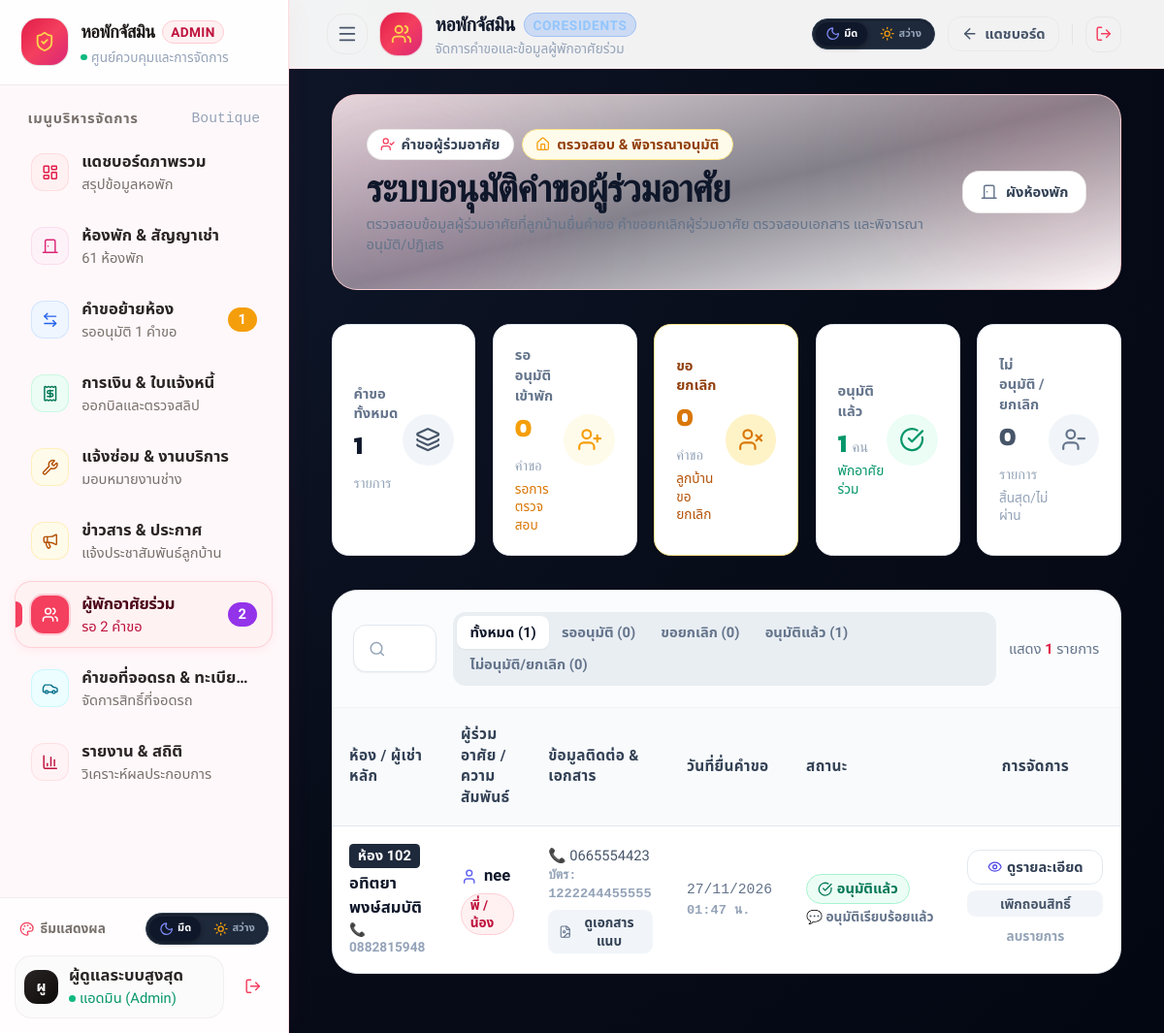
Screenshot of /admin_coresidents.php (signed in) with the database file from the repository.
### tables this page shows
CREATE TABLE `coresidents` (
  `id` int(11) NOT NULL AUTO_INCREMENT,
  `tenantId` int(11) NOT NULL,
  `roomId` int(11) NOT NULL,
  `fullName` varchar(100) NOT NULL,
  `relationship` varchar(50) NOT NULL,
  `idCardNumber` varchar(20) NOT NULL,
  `phoneNumber` varchar(20) NOT NULL,
  `idCardImage` varchar(255) DEFAULT NULL,
  `status` varchar(30) DEFAULT 'Pending',
  `adminRemark` text DEFAULT NULL,
  `cancelReason` text DEFAULT NULL,
  `created_at` timestamp NOT NULL DEFAULT current_timestamp(),
  PRIMARY KEY (`id`)
);

CREATE TABLE `room` (
  `roomId` int(11) NOT NULL AUTO_INCREMENT,
  `roomNumber` varchar(10) NOT NULL,
  `roomType` varchar(50) DEFAULT NULL,
  `floor` int(11) DEFAULT NULL,
  `rentPrice` decimal(10,2) NOT NULL,
  `status` varchar(20) DEFAULT 'Available',
  PRIMARY KEY (`roomId`),
  UNIQUE KEY `roomNumber` (`roomNumber`)
);

CREATE TABLE `user` (
  `userId` int(11) NOT NULL AUTO_INCREMENT,
  `username` varchar(50) NOT NULL,
  `password` varchar(255) NOT NULL,
  `fullName` varchar(100) NOT NULL,
  `phone` varchar(20) DEFAULT NULL,
  `email` varchar(100) DEFAULT NULL,
  `status` varchar(20) DEFAULT 'Active',
  `role` enum('Admin','Tenant','Technician','Cleaner') NOT NULL DEFAULT 'Tenant',
  `emergencyName` varchar(100) DEFAULT NULL,
  `emergencyPhone` varchar(20) DEFAULT NULL,
  `vehiclePlate` varchar(50) DEFAULT NULL,
  `idCard` varchar(20) DEFAULT NULL,
  `address` text DEFAULT NULL,
  `vehicleProvince` varchar(100) DEFAULT NULL,
  `vehicleType` varchar(30) DEFAULT 'Car',
  PRIMARY KEY (`userId`),
  UNIQUE KEY `username` (`username`)
);

### admin_coresidents.php (the view, shortened to what the rows shown need)
<?php
require_once 'includes/db_connect.php';
try {
    $conn->query("
        DELETE p FROM coresidents p
        INNER JOIN coresidents a ON p.tenantId = a.tenantId
            AND p.roomId = a.roomId
            AND (p.idCardNumber = a.idCardNumber OR p.fullName = a.fullName)
            AND a.status = 'Approved'
            AND p.status = 'Pending'
            AND p.id != a.id
    ");
} catch(PDOException $e) {}
$filterRoomId = isset($_GET['roomId']) ? intval($_GET['roomId']) : null;
if ($filterRoomId) {
    $stmtRoomInfo = $conn->prepare("SELECT roomNumber FROM Room WHERE roomId = ?");
    $stmtRoomInfo->execute([$filterRoomId]);
    $filterRoomNumber = $stmtRoomInfo->fetchColumn();
    $stmtAll = $conn->prepare("
        SELECT c.*, r.roomNumber, u.fullName AS tenantName, u.phone AS tenantPhone
        FROM coresidents c
        JOIN Room r ON c.roomId = r.roomId
        JOIN User u ON c.tenantId = u.userId
        WHERE c.roomId = ?
        ORDER BY FIELD(c.status, 'Cancel_Pending', 'Pending', 'Approved', 'Cancelled', 'Rejected'), c.id DESC
    ");
    $stmtAll->execute([$filterRoomId]);
} else {
    $stmtAll = $conn->query("
        SELECT c.*, r.roomNumber, u.fullName AS tenantName, u.phone AS tenantPhone
        FROM coresidents c
        JOIN Room r ON c.roomId = r.roomId
        JOIN User u ON c.tenantId = u.userId
        ORDER BY FIELD(c.status, 'Cancel_Pending', 'Pending', 'Approved', 'Cancelled', 'Rejected'), c.id DESC
    ");
}
$rawRequests = $stmtAll->fetchAll(PDO::FETCH_ASSOC);
$requests = [];
foreach($rawRequests as $r) {
    $requests[] = $r;
}
?>
<!DOCTYPE html>
<html lang="th">
<head>
  <script src="https://cdn.tailwindcss.com"></script>
</head>
<body class="min-h-screen flex flex-col antialiased selection:bg-rose-500 selection:text-white bg-[#FAF9F6] text-slate-800">
  <main class="flex-1 max-w-7xl w-full mx-auto px-4 sm:px-6 lg:px-8 py-6">
    <div class="p-6 sm:p-8 relative overflow-hidden bg-gradient-to-br from-rose-50/90 via-pink-50/50 to-white border border-rose-200/80 rounded-3xl shadow-xs mb-6 sm:mb-8">
      <div class="relative z-10 flex flex-col md:flex-row md:items-center justify-between gap-5">
        <div>
          <h1 class="text-2xl sm:text-3xl lg:text-4xl font-display font-extrabold text-slate-900 tracking-tight">
            ระบบอนุมัติคำขอผู้ร่วมอาศัย
          </h1>
        </div>
      </div>
    </div>
    <div class="bg-white rounded-3xl border border-slate-200 shadow-sm overflow-hidden mb-8">
      <div class="overflow-x-auto">
        <table class="w-full text-left text-sm text-slate-600">
          <thead class="bg-slate-50 text-slate-700 font-semibold border-b border-slate-200 text-xs">
            <tr>
              <th class="p-4">ห้อง / ผู้เช่าหลัก</th>
              <th class="p-4">ผู้ร่วมอาศัย / ความสัมพันธ์</th>
              <th class="p-4">ข้อมูลติดต่อ & เอกสาร</th>
              <th class="p-4">วันที่ยื่นคำขอ</th>
              <th class="p-4">สถานะ</th>
              <th class="p-4 text-center">การจัดการ</th>
            </tr>
          </thead>
          <tbody class="divide-y divide-slate-100" id="requestsTableBody">
            <?php if(empty($requests)): ?>
              <tr>
                <td colspan="6" class="p-12 text-center text-slate-400">
                  ยังไม่มีคำขอผู้ร่วมอาศัยในระบบ
                </td>
              </tr>
            <?php else: ?>
              <?php foreach($requests as $r):
                $searchKeywords = mb_strtolower($r['roomNumber'] . ' ' . $r['tenantName'] . ' ' . $r['fullName'] . ' ' . $r['relationship'] . ' ' . $r['phoneNumber'] . ' ' . $r['idCardNumber'] . ' ' . ($r['cancelReason'] ?? ''), 'UTF-8');
                $isPending = ($r['status'] === 'Pending');
                $isCancelPending = ($r['status'] === 'Cancel_Pending');
              ?>
              <tr class="coresident-row cursor-pointer hover:bg-rose-50/30/70 transition <?php echo $isCancelPending ? 'bg-amber-50/30 border-l-4 border-amber-400' : ($isPending ? 'bg-amber-50/20' : ''); ?>"
                  onclick="openCoresidentDetailModal(<?php echo htmlspecialchars(json_encode($r), ENT_QUOTES, 'UTF-8'); ?>)"
                  data-search="<?php echo htmlspecialchars($searchKeywords, ENT_QUOTES, 'UTF-8'); ?>"
                  data-status="<?php echo htmlspecialchars($r['status']); ?>">
                <td class="p-4">
                  <div class="flex items-center gap-2 mb-1">
                    <span class="px-2 py-0.5 bg-slate-800 text-white rounded font-bold text-xs">
                       ห้อง <?php echo htmlspecialchars($r['roomNumber']); ?>
                    </span>
                  </div>
                  <div class="font-bold text-slate-900 text-sm"><?php echo htmlspecialchars($r['tenantName']); ?></div>
                  <div class="text-[11px] text-slate-400">📞 <?php echo htmlspecialchars($r['tenantPhone'] ?? '-'); ?></div>
                </td>
                <td class="p-4">
                  <div class="font-bold text-slate-900 text-sm flex items-center gap-1.5">
                    <i data-lucide="user" class="w-4 h-4 text-indigo-500"></i>
                    <?php echo htmlspecialchars($r['fullName']); ?>
                  </div>
                  <div class="mt-1">
                    <span class="inline-block text-[11px] font-semibold bg-rose-50 text-rose-700 border border-rose-200 px-2 py-0.5 rounded-full">
                      <?php echo htmlspecialchars($r['relationship']); ?>
                    </span>
                  </div>
                </td>
                <td class="p-4">
                  <div class="text-xs text-slate-600">📞 <?php echo htmlspecialchars($r['phoneNumber']); ?></div>
                  <div class="text-[11px] text-slate-400 font-mono mt-0.5">บัตร: <?php echo htmlspecialchars($r['idCardNumber']); ?></div>
                  <?php if(!empty($r['idCardImage'])): ?>
                    <button type="button" onclick="openImageModal('<?php echo htmlspecialchars($r['idCardImage']); ?>', 'สำเนาบัตร - <?php echo htmlspecialchars($r['fullName']); ?> (ห้อง <?php echo htmlspecialchars($r['roomNumber']); ?>)')" class="mt-1.5 px-2.5 py-1 bg-slate-100 hover:bg-slate-200 text-slate-700 text-[11px] font-semibold rounded-lg inline-flex items-center gap-1 transition">
                      <i data-lucide="file-image" class="w-3.5 h-3.5 text-slate-500"></i> ดูเอกสารแนบ
                    </button>
                  <?php else: ?>
                    <span class="text-[10px] text-slate-300 italic block mt-1">ไม่มีเอกสารแนบ</span>
                  <?php endif; ?>
                </td>
                <td class="p-4 text-xs text-slate-500 font-mono">
                  <?php echo date("d/m/Y", strtotime($r['created_at'])); ?><br>
                  <span class="text-[10px] text-slate-400"><?php echo date("H:i", strtotime($r['created_at'])); ?> น.</span>
                </td>
                <td class="p-4">
                  <?php if($r['status'] === 'Approved'): ?>
                    <span class="inline-flex items-center gap-1 px-2.5 py-1 bg-emerald-50 text-emerald-700 border border-emerald-200 rounded-full text-xs font-bold">
                      <i data-lucide="check-circle" class="w-3.5 h-3.5"></i> อนุมัติแล้ว
                    </span>
                  <?php elseif($r['status'] === 'Cancel_Pending'): ?>
                    <span class="inline-flex items-center gap-1 px-2.5 py-1 bg-amber-100 text-amber-800 border border-amber-300 rounded-full text-xs font-bold animate-pulse">
                      <i data-lucide="alert-triangle" class="w-3.5 h-3.5 text-amber-600"></i> ลูกบ้านขอยกเลิก
                    </span>
                  <?php elseif($r['status'] === 'Pending'): ?>
                    <span class="inline-flex items-center gap-1 px-2.5 py-1 bg-amber-50 text-amber-700 border border-amber-200 rounded-full text-xs font-bold animate-pulse">
                      <i data-lucide="clock" class="w-3.5 h-3.5"></i> รออนุมัติเข้าพัก
                    </span>
                  <?php elseif($r['status'] === 'Cancelled'): ?>
                    <span class="inline-flex items-center gap-1 px-2.5 py-1 bg-slate-100 text-slate-600 border border-slate-300 rounded-full text-xs font-bold">
                      <i data-lucide="user-minus" class="w-3.5 h-3.5"></i> ยกเลิกการเข้าพักแล้ว
                    </span>
                  <?php elseif($r['status'] === 'Rejected'): ?>
                    <span class="inline-flex items-center gap-1 px-2.5 py-1 bg-rose-50 text-rose-700 border border-rose-200 rounded-full text-xs font-bold">
                      <i data-lucide="x-circle" class="w-3.5 h-3.5"></i> ไม่อนุมัติ
                    </span>
                  <?php endif; ?>
                  <?php if(!empty($r['adminRemark'])): ?>
                    <p class="text-[11px] text-slate-500 mt-1 max-w-xs truncate" title="<?php echo htmlspecialchars($r['adminRemark']); ?>">
                      💬 <?php echo htmlspecialchars($r['adminRemark']); ?>
                    </p>
                  <?php endif; ?>
                </td>
                <td class="p-4 text-center">
                  <div class="flex flex-col gap-1.5 w-32 mx-auto" onclick="event.stopPropagation()">
                    <button type="button"
                            onclick="openCoresidentDetailModal(<?php echo htmlspecialchars(json_encode($r), ENT_QUOTES, 'UTF-8'); ?>)"
                            class="w-full py-1.5 bg-white hover:bg-indigo-50 text-slate-700 hover:text-indigo-700 border border-slate-200 hover:border-indigo-300 rounded-xl text-xs font-bold transition flex items-center justify-center gap-1 shadow-2xs cursor-pointer">
                      <i data-lucide="eye" class="w-3.5 h-3.5 text-indigo-600"></i> ดูรายละเอียด
                    </button>
                    <?php if($r['status'] === 'Pending'): ?>
                      <form action="" method="POST" onsubmit="return confirm('ยืนยันอนุมัติคำขอผู้ร่วมอาศัยนี้?');">
                        <input type="hidden" name="coresident_id" value="<?php echo $r['id']; ?>">
                        <button type="submit" name="approve_coresident" class="w-full py-1.5 bg-emerald-600 hover:bg-emerald-700 text-white rounded-lg text-xs font-bold shadow-sm transition flex items-center justify-center gap-1">
                          <i data-lucide="check" class="w-3.5 h-3.5"></i> อนุมัติ
                        </button>
                      </form>
                      <button type="button" onclick="openRejectModal('<?php echo $r['id']; ?>', '<?php echo htmlspecialchars($r['fullName']); ?>', '<?php echo htmlspecialchars($r['roomNumber']); ?>')" class="w-full py-1.5 bg-rose-50 hover:bg-rose-100 text-rose-700 border border-rose-200 rounded-lg text-xs font-bold transition flex items-center justify-center gap-1">
                        <i data-lucide="x" class="w-3.5 h-3.5"></i> ปฏิเสธ
                      </button>
                    <?php elseif($r['status'] === 'Approved'): ?>
                      <button type="button" onclick="openRejectModal('<?php echo $r['id']; ?>', '<?php echo htmlspecialchars($r['fullName']); ?>', '<?php echo htmlspecialchars($r['roomNumber']); ?>')" class="w-full py-1 bg-slate-100 hover:bg-rose-50 text-slate-600 hover:text-rose-700 rounded-lg text-[11px] font-semibold transition">
                        เพิกถอนสิทธิ์
                      </button>
                    <?php endif; ?>
                    <form action="" method="POST" onsubmit="return confirm('แน่ใจหรือไม่ที่จะลบรายการนี้ออกจากระบบ?');">
                      <button type="submit" name="delete_coresident" class="w-full py-1 text-slate-400 hover:text-rose-600 text-[10px] transition">
                        ลบรายการ
                      </button>
                    </form>
                  </div>
                </td>
              </tr>
              <?php endforeach; ?>
            <?php endif; ?>
          </tbody>
        </table>
      </div>
    </div>
  </main>
</body>
</html>

### rows the page displays
coresidents: roomId.roomNumber "102", user.fullName "อทิตยา พงษ์สมบัติ", user.phone "0882815948", fullName "nee", relationship "พี่ / น้อง", phoneNumber "0665554423", idCardNumber "1222244455555", created_at "27/11/2026", created_at "01:47", status "Approved" (drawn), adminRemark "อนุมัติเรียบร้อยแล้ว"

### other values shown
$item['title'] "แดชบอร์ดภาพรวม"
$item['subtitle'] "สรุปข้อมูลหอพัก"
$item['title'] "ห้องพัก & สัญญาเช่า"
$item['subtitle'] "61 ห้องพัก"
$item['title'] "คำขอย้ายห้อง"
$item['subtitle'] "รออนุมัติ 1 คำขอ"
$badgeCount "1"
$item['title'] "การเงิน & ใบแจ้งหนี้"
$item['subtitle'] "ออกบิลและตรวจสลิป"
$item['title'] "แจ้งซ่อม & งานบริการ"
$item['subtitle'] "มอบหมายงานช่าง"
$item['title'] "ข่าวสาร & ประกาศ"
$item['subtitle'] "แจ้งประชาสัมพันธ์ลูกบ้าน"
$item['title'] "ผู้พักอาศัยร่วม"
$item['subtitle'] "รอ 2 คำขอ"
